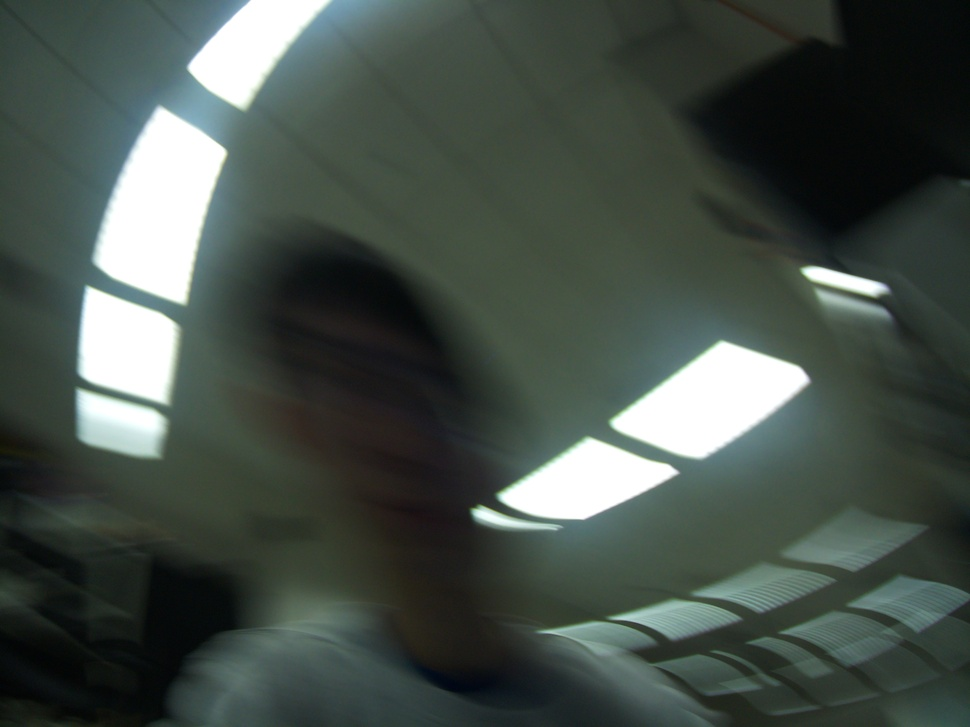
#> input picture DSP/stabalizing/matching test/hao-06.jpg, 970 x 727 px, shrunk from 4056 x 3040 before the run; its folder holds 4 pictures in this run
$ python matching.py
#> lines starting #> are read from the running program, lines starting #| are printed output that depends on the picture; long printed decimals are rounded
### DSP/stabalizing/matching test/utils.py
import numpy as np
import cv2
import skimage as sk
import skimage.io as skio
from skimage.feature import corner_harris, peak_local_max
import matplotlib.pyplot as plt
import matplotlib.image as mpimg
from scipy import signal, stats, ndimage
import random
from numpy.linalg import inv


def get_harris_corners(im, sigma, edge_discard=20):
    """
    This function takes a b&w image and an optional amount to discard
    on the edge (default is 5 pixels), and finds all harris corners
    in the image. Harris corners near the edge are discarded and the
    coordinates of the remaining corners are returned. A 2d array (h)
    containing the h value of every pixel is also returned.

    h is the same shape as the original image, im.
    coords is 2 x n (ys, xs).
    """

    assert edge_discard >= 20

    # find harris corners
    h = corner_harris(im, method='eps', sigma=sigma)

    # threshold by median
    h_median = np.median(h)
    print(f"\tmedian of h: {h_median}")
    h_thres = np.copy(h)
    h_thres[h_thres<h_median] = 0

    # local max
    coords = peak_local_max(h_thres, min_distance=1)

    # discard points on edge
    edge = edge_discard  # pixels
    mask = (coords[:, 0] > edge) & \
           (coords[:, 0] < im.shape[0] - edge) & \
           (coords[:, 1] > edge) & \
           (coords[:, 1] < im.shape[1] - edge)
    coords = coords[mask].T

    return h, h_thres, coords


def dist2(x, c):
    """
    dist2  Calculates squared distance between two sets of points.

    Description
    D = DIST2(X, C) takes two matrices of vectors and calculates the
    squared Euclidean distance between them.  Both matrices must be of
    the same column dimension.  If X has M rows and N columns, and C has
    L rows and N columns, then the result has M rows and L columns.  The
    I, Jth entry is the  squared distance from the Ith row of X to the
    Jth row of C.

    Adapted from code by Christopher M Bishop and Ian T Nabney.
    """

    ndata, dimx = x.shape
    ncenters, dimc = c.shape
    assert(dimx == dimc, 'Data dimension does not match dimension of centers')

    return (np.ones((ncenters, 1)) * np.sum((x**2).T, axis=0)).T + \
            np.ones((   ndata, 1)) * np.sum((c**2).T, axis=0)    - \
            2 * np.inner(x, c)


# [110 lines left out: functions conv1, conv3, computeH, normalize, distance_map, not called in this run]

### DSP/stabalizing/matching test/matching.py
import numpy as np
import cv2
import skimage as sk
import skimage.io as skio
from skimage.feature import corner_harris, peak_local_max
import matplotlib.pyplot as plt
import matplotlib.image as mpimg
from scipy import signal, stats, ndimage
import random
from numpy.linalg import inv
from utils import get_harris_corners, dist2, conv1, conv3, computeH, normalize, distance_map


class image():

    def __init__(self, name):

#> called with name = 'hao-06'
        self.name = name

        print(f"Executing: Initializing -- {self.name}")

        # read image
        self.im = sk.img_as_float(skio.imread(f'{self.name}.jpg'))

        # create BW version
        self.im_BW = np.mean(self.im, axis=2)

        self.im_BW3 = np.dstack([self.im_BW]*3)
        skio.imsave(f'{self.name}_BW.jpg', (self.im_BW * 255).astype(np.uint8))

        # not important
        self.inf = 999999999999


    def GetHarrisCorners(self, HarrisSigma=5):

        print(f"Executing: Get Harris Corners -- {self.name}")

        self.h, self.h_thres, self.Harris_coords_tr = get_harris_corners(self.im_BW, HarrisSigma, edge_discard=20)
#> in get_harris_corners, `h = corner_harris(im, method='eps', sigma=sigma)`:
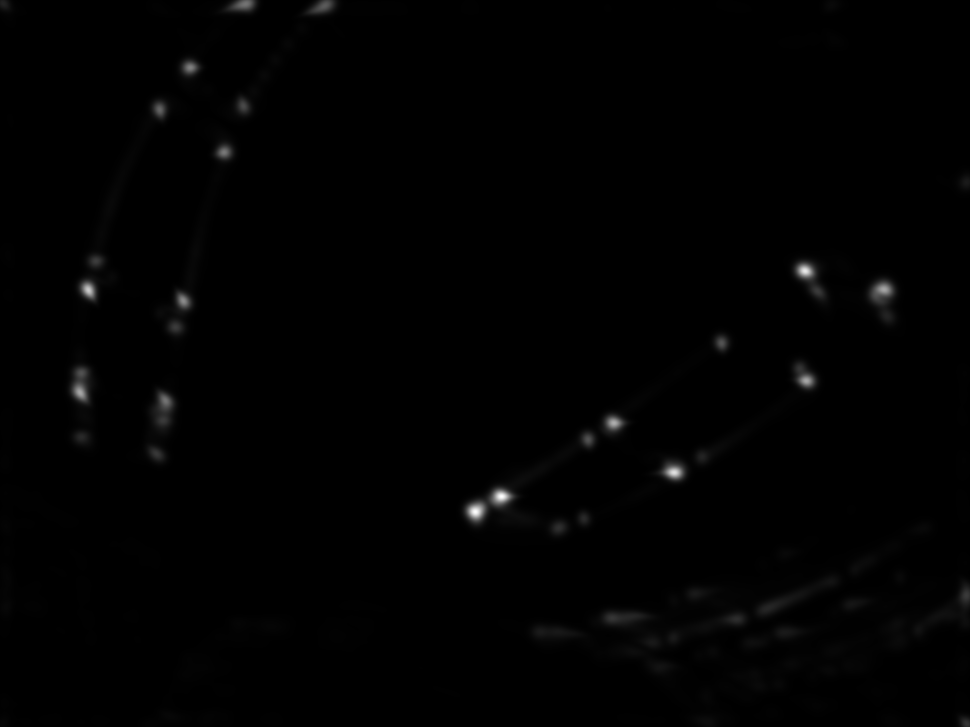
#> h: shape (727, 970) float64; min 0, max 0.228, mean 0.00165; drawn with min black and max white
#> in get_harris_corners, `h_median = np.median(h)`: h_median = 0.000314
#| 	median of h: 0.0003136
#> in get_harris_corners, `coords = peak_local_max(h_thres, min_distance=1)`: coords = 571 pairs, first value 3 to 724, second value 2 to 966
        self.Harris_coords = np.transpose(self.Harris_coords_tr)
#> self.Harris_coords = 466 pairs, first value 24 to 706, second value 22 to 945
        print(f"\tnum of Harris corners: {self.Harris_coords.shape[0]}")
#| 	num of Harris corners: 466

        # visualize h value
        h_out = self.h/np.max(self.h)
        plt.imshow(h_out, cmap='hot', interpolation='nearest')
        plt.savefig(f'{self.name}_h.jpg', dpi=300)
        plt.close()

        # visualize Harris Corners
        self.visualize([(self.Harris_coords, 'oy')], 'HarrisCorners')
#> in visualize, `plt.savefig(f'{self.name}_{name}.jpg', dpi=300)`:
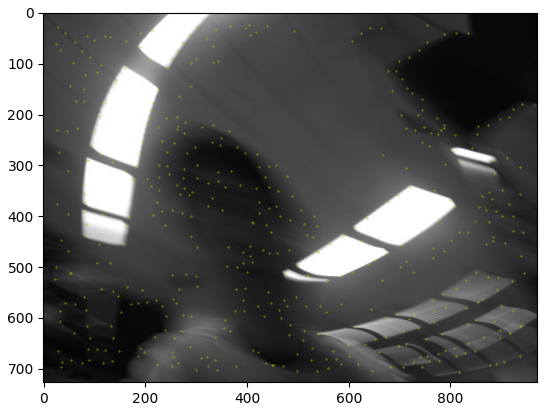
#> figure drawn by matplotlib, 1 panel


    def ANMS(self, c_robust=0.9, num_of_ANMS_points=1000):

#> called with c_robust = 0.9, num_of_ANMS_points = 1000
        print(f"Executing: ANMS -- {self.name}")

        # h_of_Harris_coords[k] = h(Harris_coords[k])
        self.h_of_Harris_coords = [self.h[self.Harris_coords[i][0]][self.Harris_coords[i][1]] for i in range(len(self.Harris_coords))]
#> self.h_of_Harris_coords = 466 values, max 0.228 at index 0, min 0.000314 at index 465, mean 0.00852
        self.h_of_Harris_coords = np.array(self.h_of_Harris_coords)

        # h_of_col[m][n] = h(Harris_coords[n])
        self.h_of_col = np.stack([self.h_of_Harris_coords]*self.h_of_Harris_coords.shape[0])
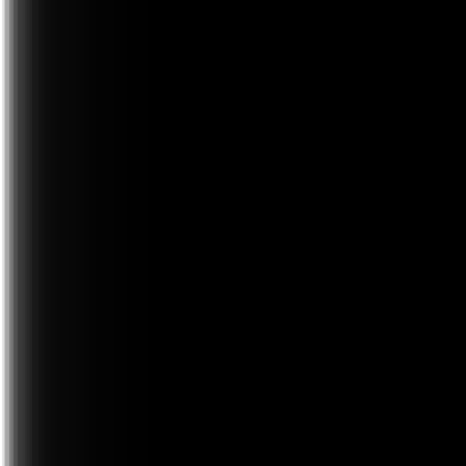
#> self.h_of_col: shape (466, 466) float64; min 0.000314, max 0.228, mean 0.00852; drawn with min black and max white

        # h_of_row[m][n] = h(Harris_coords[m])
        self.h_of_row = np.transpose(self.h_of_col)
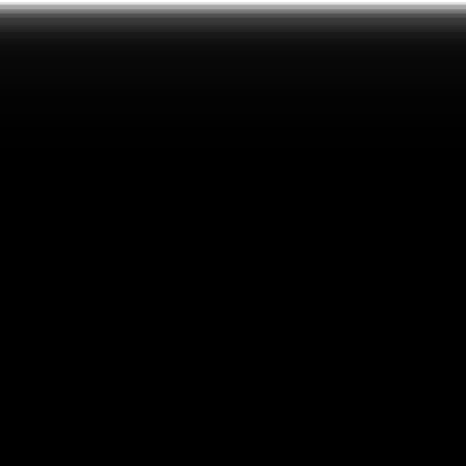
#> self.h_of_row: shape (466, 466) float64; min 0.000314, max 0.228, mean 0.00852; drawn with min black and max white

        # dist_matrix[m][n] = dist(Harris_coords[m], Harris_coords[n])
        self.Harris_coords_dist_matrix = np.sqrt(dist2(self.Harris_coords, self.Harris_coords))
#> in dist2, `return (np.ones((ncenters, 1)) * np.sum((x**2).T, axis=0)).T + \ np.on..`:
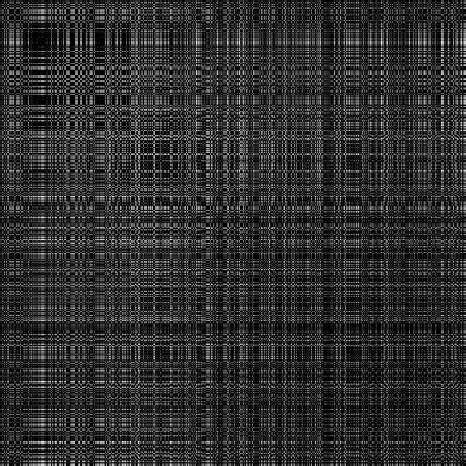
#> returned value: shape (466, 466) float64; min 0, max 1243073, mean 234174; drawn with min black and max white
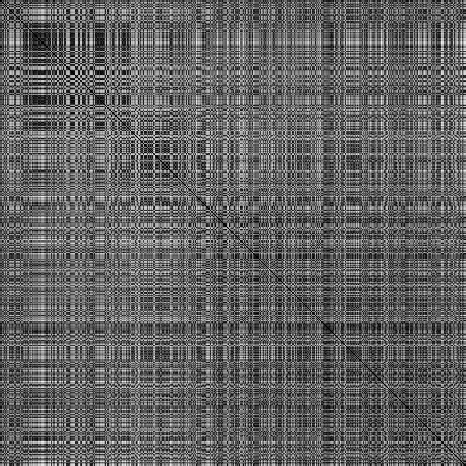
#> self.Harris_coords_dist_matrix: shape (466, 466) float64; min 0, max 1114.9, mean 432.6; drawn with min black and max white

        # consider h value
        self.Harris_coords_dist_matrix[self.h_of_row >= c_robust*self.h_of_col] = self.inf
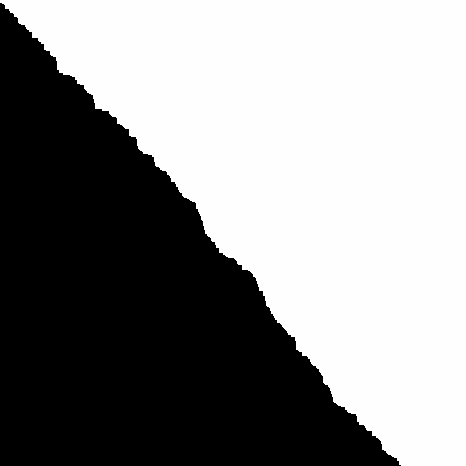
#> self.Harris_coords_dist_matrix: shape (466, 466) float64; min 10.77, max 1e+12, mean 5.58e+11; drawn with min black and max white

        # min_dist_of_coords[k] = ri(Harris_coords[k])
        self.min_dist_of_Harris_coords = np.min(self.Harris_coords_dist_matrix, axis=1)
#> self.min_dist_of_Harris_coords = 466 values, max 1e+12 at index 0, min 10.77 at index 62, mean 6.44e+09

        # sort by ri(Harris_coords[k])
        ind = np.argsort(self.min_dist_of_Harris_coords)
#> ind = 466 values, max 465 at index 246, min 0 at index 465, mean 232.5
        self.Harris_coords_sorted_by_ri_increasing = self.Harris_coords[ind]
#> self.Harris_coords_sorted_by_ri_increasing has the same summary as self.Harris_coords in GetHarrisCorners
        self.Harris_coords_sorted_by_ri_decreasing = self.Harris_coords_sorted_by_ri_increasing[::-1]
#> self.Harris_coords_sorted_by_ri_decreasing has the same summary as self.Harris_coords in GetHarrisCorners

        # ANMS_coords
        self.ANMS_coords = self.Harris_coords_sorted_by_ri_decreasing[:num_of_ANMS_points]
#> self.ANMS_coords has the same summary as self.Harris_coords in GetHarrisCorners
        print(f"\tnum of points after ANMS: {self.ANMS_coords.shape[0]}")
#| 	num of points after ANMS: 466
        self.visualize([(self.ANMS_coords, 'or')], 'ANMS_Points')

    def visualize(self, lst, name, markersize=0.3):

        for i in range(len(lst)):
            points, marker = lst[i][0], lst[i][1]
            points_tr = np.transpose(points)
            plt.plot(points_tr[1], points_tr[0], marker, markersize=markersize)
        plt.imshow(self.im_BW3)
        plt.savefig(f'{self.name}_{name}.jpg', dpi=300)
        plt.close()


# Main

im = image("hao-06")

im.GetHarrisCorners()

im.ANMS()
